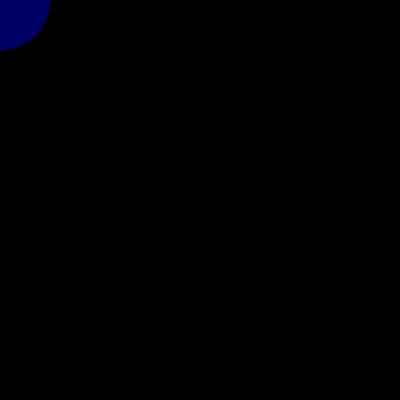
Frame 1 (no input)
Frame 60 (the mouse pressed at the canvas centre just before this capture): identical to frame 1, image omitted
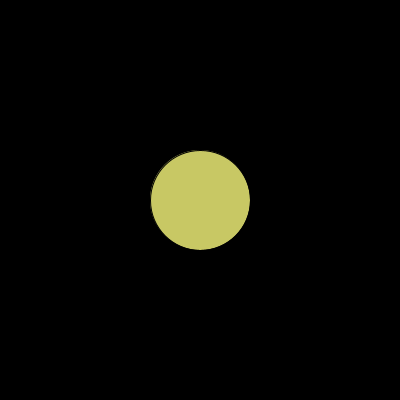
Frame 120 (the mouse held since frame 60 and released just before this capture)

The Processing sketch that drew these frames (run headless with seeded random() and noise(); from frame 60 on, the mouse is pressed at the canvas centre):

// Processing sketch: 101_animacion1
// ── 101_animacion1.pde
void setup() {
  size(400, 400);
}

void draw() {
  background(0);
  fill(mouseX, mouseY, 100);
  ellipse(mouseX, mouseY, 100, 100);
  println("X= " + mouseX + " Y= " + mouseY);
}
